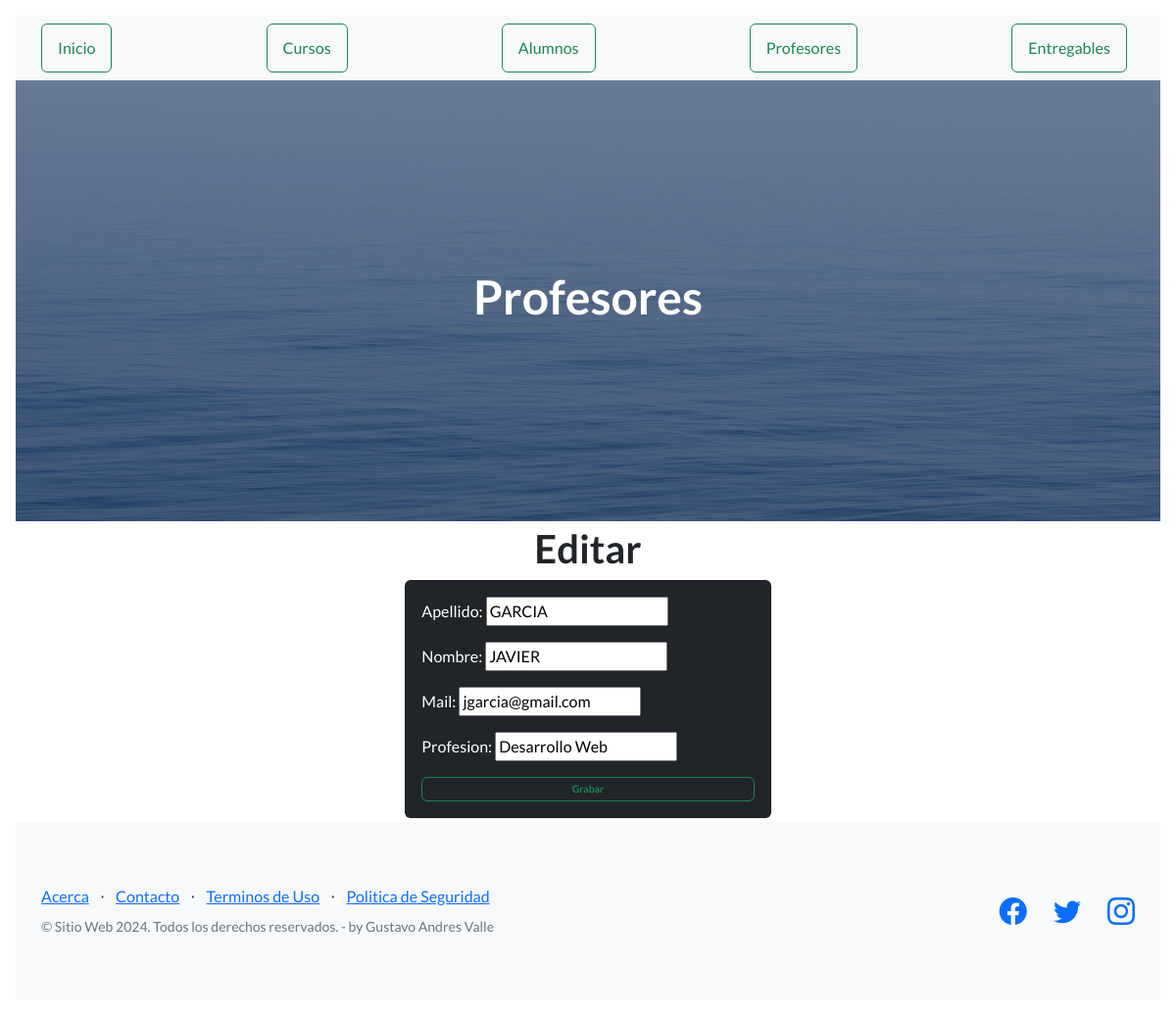
Screenshot of /AppCoder/editar_profesor/8 with the database file from the repository.
### AppCoder/models.py (models this page shows, shortened)
class Profesor(models.Model):
    apellido = models.CharField(max_length=30)
    nombre = models.CharField(max_length=40)
    mail = models.EmailField()
    profesion = models.CharField(max_length=100)

### AppCoder/views.py (the view)
# urls.py: path("editar_profesor/<int:id>", views.editar_profesor, name="editar_profesor"),
def editar_profesor(request, id):
    profesor = Profesor.objects.get(id=id)
    if request.method == "POST":
        mi_formulario = Profesor_formulario(request.POST)
        if mi_formulario.is_valid():
            datos = mi_formulario.cleaned_data
            profesor.apellido = datos["apellido"]
            profesor.nombre = datos["nombre"]
            profesor.mail = datos["mail"]
            profesor.profesion = datos["profesion"]
            profesor.save()
            profesores = Profesor.objects.all()
            return render(request, "profesores.html", {"profesores":profesores})
    else:
        mi_formulario = Profesor_formulario(initial={"apellido":profesor.apellido, "nombre":profesor.nombre, "mail":profesor.mail, "profesion":profesor.profesion})
    return render(request, "editar_profesor.html", {"mi_formulario":mi_formulario, "profesor":profesor})

### AppCoder/forms.py
class Profesor_formulario(forms.Form):
    apellido = forms.CharField(max_length=30)
    nombre = forms.CharField(max_length=40)
    mail = forms.EmailField()
    profesion = forms.CharField(max_length=100)

### AppCoder/templates/editar_profesor.html (shortened to what this page needs)
{% extends "base.html" %}
{% block title %}<h1 class="text-center"> Profesores </h1>{% endblock %}
{% load static %}
{% block contenido %}
<div class="row">
    <div class="col-md-4 offset-md-4">
        <h1 class="text-center"> Editar </h1>
        <div class="card bg-dark text-white">
            <div class="card-body">
                <form action="{% url 'editar_profesor' profesor.id %}" method="POST">
                    <p>Apellido: {{mi_formulario.apellido}}</p>
                    <p>Nombre: {{mi_formulario.nombre}}</p>
                    <p>Mail: {{mi_formulario.mail}}</p>
                    <p>Profesion: {{mi_formulario.profesion}}</p>
                    <div class="d-grid gap-2">
                        <button class="fw-bold btn btn btn-outline-success"
                        style="--bs-btn-padding-y: .25rem; --bs-btn-padding-x: .5rem;
                        --bs-btn-font-size: .65rem;">Grabar
                        </button>
                    </div>
                </form>
            </div>
        </div>
    </div>
</div>
{% endblock %}

### rows the page displays
Profesor: apellido "GARCIA", nombre "JAVIER", mail "jgarcia@gmail.com", profesion "Desarrollo Web"
